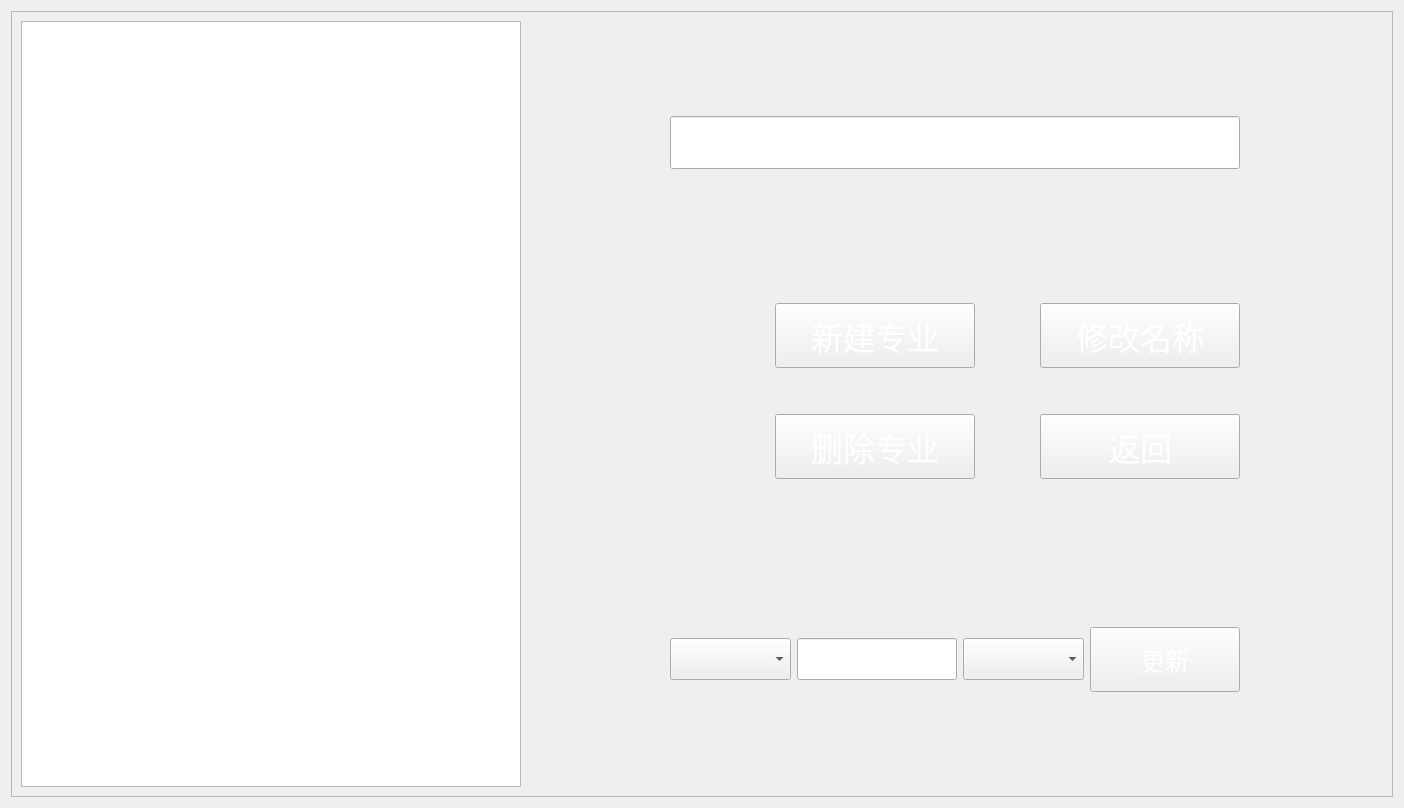
<?xml version="1.0" encoding="UTF-8"?>
<ui version="4.0">
 <class>SettingClass</class>
 <widget class="QWidget" name="SettingClass">
  <property name="geometry">
   <rect>
    <x>0</x>
    <y>0</y>
    <width>1404</width>
    <height>808</height>
   </rect>
  </property>
  <property name="windowTitle">
   <string>Form</string>
  </property>
  <layout class="QGridLayout" name="gridLayout">
   <item row="0" column="1">
    <widget class="QFrame" name="frame">
     <property name="frameShape">
      <enum>QFrame::StyledPanel</enum>
     </property>
     <property name="frameShadow">
      <enum>QFrame::Raised</enum>
     </property>
     <layout class="QGridLayout" name="gridLayout_3">
      <item row="0" column="5">
       <spacer name="verticalSpacer_4">
        <property name="orientation">
         <enum>Qt::Vertical</enum>
        </property>
        <property name="sizeHint" stdset="0">
         <size>
          <width>20</width>
          <height>40</height>
         </size>
        </property>
       </spacer>
      </item>
      <item row="2" column="5">
       <spacer name="verticalSpacer_2">
        <property name="orientation">
         <enum>Qt::Vertical</enum>
        </property>
        <property name="sizeHint" stdset="0">
         <size>
          <width>20</width>
          <height>122</height>
         </size>
        </property>
       </spacer>
      </item>
      <item row="3" column="1" colspan="2">
       <spacer name="horizontalSpacer_3">
        <property name="orientation">
         <enum>Qt::Horizontal</enum>
        </property>
        <property name="sizeHint" stdset="0">
         <size>
          <width>160</width>
          <height>20</height>
         </size>
        </property>
       </spacer>
      </item>
      <item row="3" column="3" colspan="4">
       <layout class="QGridLayout" name="gridLayout_2">
        <item row="2" column="2">
         <widget class="QPushButton" name="pushButton_4">
          <property name="minimumSize">
           <size>
            <width>200</width>
            <height>65</height>
           </size>
          </property>
          <property name="font">
           <font>
            <family>黑体</family>
            <pointsize>24</pointsize>
           </font>
          </property>
          <property name="cursor">
           <cursorShape>PointingHandCursor</cursorShape>
          </property>
          <property name="styleSheet">
           <string notr="true">border-image: url(:/image/picture/新修改按钮-蓝色.png);
color: rgb(255, 255, 255);</string>
          </property>
          <property name="text">
           <string>返回</string>
          </property>
         </widget>
        </item>
        <item row="2" column="0">
         <widget class="QPushButton" name="pushButton_3">
          <property name="minimumSize">
           <size>
            <width>200</width>
            <height>65</height>
           </size>
          </property>
          <property name="font">
           <font>
            <family>黑体</family>
            <pointsize>24</pointsize>
           </font>
          </property>
          <property name="cursor">
           <cursorShape>PointingHandCursor</cursorShape>
          </property>
          <property name="styleSheet">
           <string notr="true">border-image: url(:/image/picture/新修改按钮-蓝色.png);
color: rgb(255, 255, 255);</string>
          </property>
          <property name="text">
           <string>删除专业</string>
          </property>
         </widget>
        </item>
        <item row="0" column="0">
         <widget class="QPushButton" name="pushButton">
          <property name="minimumSize">
           <size>
            <width>200</width>
            <height>65</height>
           </size>
          </property>
          <property name="font">
           <font>
            <family>黑体</family>
            <pointsize>24</pointsize>
           </font>
          </property>
          <property name="cursor">
           <cursorShape>PointingHandCursor</cursorShape>
          </property>
          <property name="styleSheet">
           <string notr="true">border-image: url(:/image/picture/新修改按钮-蓝色.png);
color: rgb(255, 255, 255);</string>
          </property>
          <property name="text">
           <string>新建专业</string>
          </property>
         </widget>
        </item>
        <item row="0" column="2">
         <widget class="QPushButton" name="pushButton_2">
          <property name="minimumSize">
           <size>
            <width>200</width>
            <height>65</height>
           </size>
          </property>
          <property name="font">
           <font>
            <family>黑体</family>
            <pointsize>24</pointsize>
           </font>
          </property>
          <property name="cursor">
           <cursorShape>PointingHandCursor</cursorShape>
          </property>
          <property name="styleSheet">
           <string notr="true">border-image: url(:/image/picture/新修改按钮-蓝色.png);
color: rgb(255, 255, 255);</string>
          </property>
          <property name="text">
           <string>修改名称</string>
          </property>
         </widget>
        </item>
        <item row="1" column="0">
         <spacer name="verticalSpacer">
          <property name="orientation">
           <enum>Qt::Vertical</enum>
          </property>
          <property name="sizeHint" stdset="0">
           <size>
            <width>20</width>
            <height>40</height>
           </size>
          </property>
         </spacer>
        </item>
        <item row="0" column="1">
         <spacer name="horizontalSpacer">
          <property name="orientation">
           <enum>Qt::Horizontal</enum>
          </property>
          <property name="sizeHint" stdset="0">
           <size>
            <width>40</width>
            <height>20</height>
           </size>
          </property>
         </spacer>
        </item>
       </layout>
      </item>
      <item row="3" column="7">
       <spacer name="horizontalSpacer_2">
        <property name="orientation">
         <enum>Qt::Horizontal</enum>
        </property>
        <property name="sizeHint" stdset="0">
         <size>
          <width>160</width>
          <height>20</height>
         </size>
        </property>
       </spacer>
      </item>
      <item row="4" column="4">
       <spacer name="verticalSpacer_3">
        <property name="orientation">
         <enum>Qt::Vertical</enum>
        </property>
        <property name="sizeHint" stdset="0">
         <size>
          <width>20</width>
          <height>136</height>
         </size>
        </property>
       </spacer>
      </item>
      <item row="5" column="1">
       <spacer name="horizontalSpacer_4">
        <property name="orientation">
         <enum>Qt::Horizontal</enum>
        </property>
        <property name="sizeHint" stdset="0">
         <size>
          <width>40</width>
          <height>20</height>
         </size>
        </property>
       </spacer>
      </item>
      <item row="5" column="2" colspan="4">
       <layout class="QHBoxLayout" name="horizontalLayout">
        <item>
         <widget class="QComboBox" name="comboBox_class">
          <property name="font">
           <font>
            <family>黑体</family>
            <pointsize>18</pointsize>
           </font>
          </property>
         </widget>
        </item>
        <item>
         <widget class="QLineEdit" name="lineEdit">
          <property name="font">
           <font>
            <family>黑体</family>
            <pointsize>18</pointsize>
           </font>
          </property>
         </widget>
        </item>
        <item>
         <widget class="QComboBox" name="comboBox_chapter">
          <property name="font">
           <font>
            <family>黑体</family>
            <pointsize>18</pointsize>
           </font>
          </property>
         </widget>
        </item>
       </layout>
      </item>
      <item row="5" column="6">
       <widget class="QPushButton" name="updatestuscore">
        <property name="minimumSize">
         <size>
          <width>150</width>
          <height>65</height>
         </size>
        </property>
        <property name="font">
         <font>
          <family>黑体</family>
          <pointsize>18</pointsize>
         </font>
        </property>
        <property name="cursor">
         <cursorShape>PointingHandCursor</cursorShape>
        </property>
        <property name="styleSheet">
         <string notr="true">border-image: url(:/image/picture/新修改按钮-蓝色.png);
color: rgb(255, 255, 255);</string>
        </property>
        <property name="text">
         <string>更新</string>
        </property>
       </widget>
      </item>
      <item row="5" column="7">
       <spacer name="horizontalSpacer_5">
        <property name="orientation">
         <enum>Qt::Horizontal</enum>
        </property>
        <property name="sizeHint" stdset="0">
         <size>
          <width>40</width>
          <height>20</height>
         </size>
        </property>
       </spacer>
      </item>
      <item row="6" column="5">
       <spacer name="verticalSpacer_5">
        <property name="orientation">
         <enum>Qt::Vertical</enum>
        </property>
        <property name="sizeHint" stdset="0">
         <size>
          <width>20</width>
          <height>40</height>
         </size>
        </property>
       </spacer>
      </item>
      <item row="1" column="2" colspan="5">
       <widget class="QLineEdit" name="classname">
        <property name="font">
         <font>
          <family>宋体</family>
          <pointsize>24</pointsize>
         </font>
        </property>
       </widget>
      </item>
      <item row="0" column="0" rowspan="7">
       <widget class="QTableWidget" name="classnames">
        <property name="minimumSize">
         <size>
          <width>500</width>
          <height>0</height>
         </size>
        </property>
        <property name="font">
         <font>
          <family>黑体</family>
          <pointsize>18</pointsize>
         </font>
        </property>
       </widget>
      </item>
     </layout>
    </widget>
   </item>
  </layout>
 </widget>
 <resources/>
 <connections/>
</ui>
